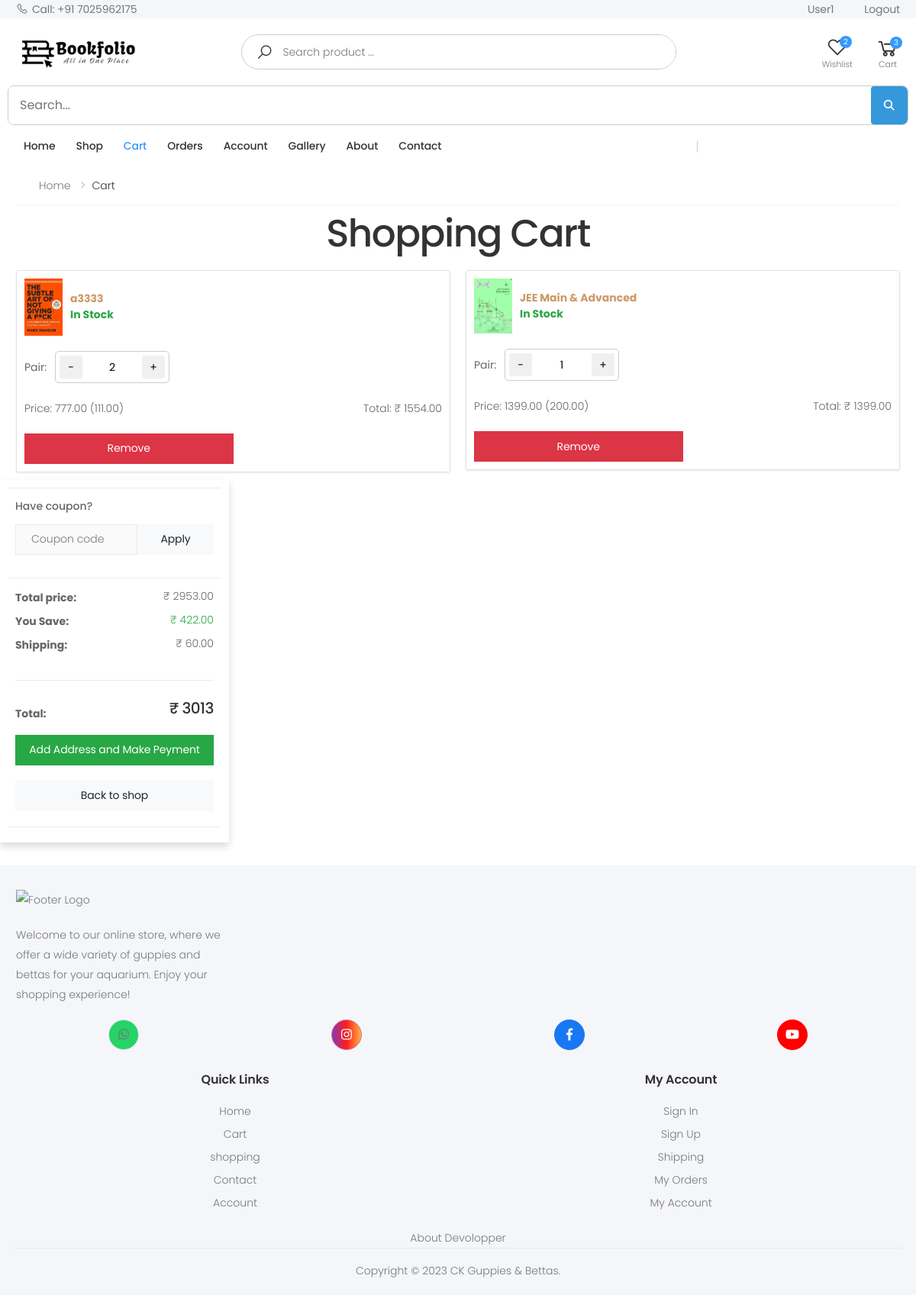
The page /cart/ (signed in) on the database as committed earlier.
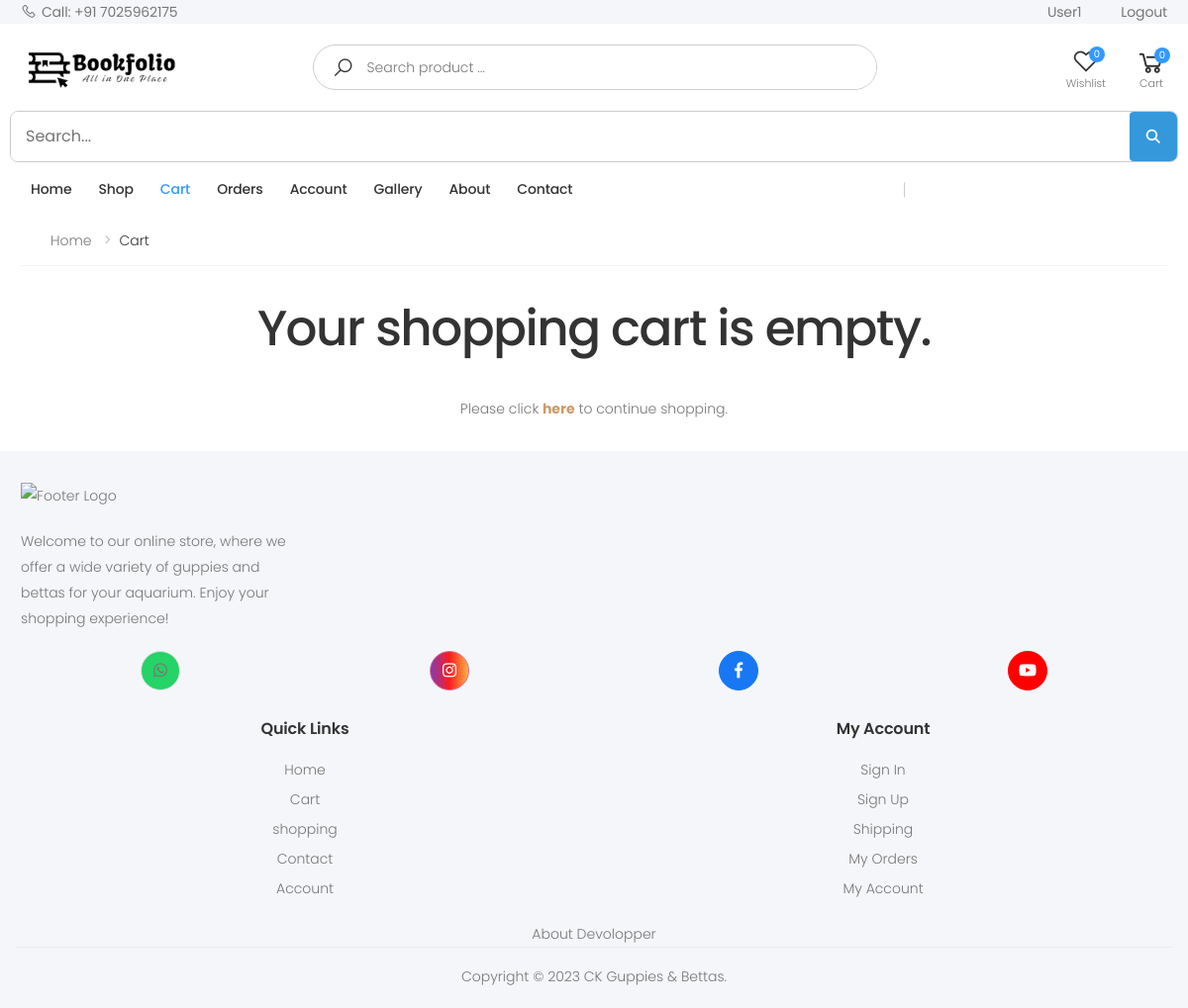
The same page on the database as committed later.
### store/models.py (models this page shows, shortened)
class OrderItem(models.Model):
    product = models.ForeignKey(Product, on_delete=models.SET_NULL, null=True)
    order = models.ForeignKey(Order, on_delete=models.SET_NULL, null=True)
    quantity = models.IntegerField(default=0, null=True, blank=True)
    date_added = models.DateTimeField(auto_now_add=True)
    price_at_purchase = models.DecimalField(max_digits=7, decimal_places=2, null=True, blank=True)
    @property
    def get_total(self):
        if self.price_at_purchase is None:
            self.price_at_purchase = self.product.new_price
        return self.price_at_purchase * self.quantity

class Product(models.Model):
    name = models.CharField(max_length=250, unique=True)
    slug = models.SlugField(max_length=250, unique=True)
    description = models.TextField(blank=True)
    old_price = models.DecimalField(max_digits=7, blank=True, null=True, decimal_places=2)
    new_price = models.DecimalField(max_digits=7, blank=False, decimal_places=2)
    category = models.ForeignKey(Category, on_delete=models.SET_NULL, null=True)
    image_1 = models.ImageField(upload_to='product')
    image_2 = models.ImageField(upload_to='product', blank=True)
    image_3 = models.ImageField(upload_to='product', blank=True)
    video_url = models.URLField(max_length=200, blank=True)
    stock = models.IntegerField()
    active = models.BooleanField(default=True)
    new = models.BooleanField(default=True)
    created = models.DateTimeField(auto_now_add=True)
    update = models.DateField(auto_now=True)
    def get_url(self):
        return reverse('store_app:proDetail', args=[self.category.slug, self.slug])
    class Meta:
        ordering = ('name',)
        verbose_name = 'product'
        verbose_name_plural = 'products'
    @property
    def imageURL(self):
        try:
            url = self.image_1.url
        except:
            url = ''
        return url

class Order(models.Model):
    STATUS_CHOICES = [
        ('Processing', 'Processing'),
        ('Shipped', 'Shipped'),
        ('Delivered', 'Delivered')
    ]
    customer = models.ForeignKey(Customer, on_delete=models.SET_NULL, null=True, blank=True)
    date_ordered = models.DateTimeField(auto_now_add=True)
    complete = models.BooleanField(default=False)
    transaction_id = models.CharField(max_length=100, null=True)
    status = models.CharField(max_length=20, choices=STATUS_CHOICES, default='Processing')
    processing_time = models.DateTimeField(null=True, blank=True)
    shipped_time = models.DateTimeField(null=True, blank=True)
    delivered_time = models.DateTimeField(null=True, blank=True)
    @property
    def get_cart_total(self):
        orderitems = self.orderitem_set.all()
        total = sum([item.get_total for item in orderitems])
        return total
    @property
    def get_cart_items(self):
        orderitems = self.orderitem_set.all()
        total = sum([item.quantity for item in orderitems])
        return total

### store/views.py (the view)
# urls.py: path('cart/', views.cart, name="cart"),
def cart(request):
    data = cartData(request)
    cartItems = data['cartItems']
    order = data['order']
    items = data['items']
    total_price_difference = data['total_price_difference']
    if request.user.is_authenticated:
        for item in items:
            item.product.price_difference = item.product.old_price - item.product.new_price
    else:
        for item in items:
            item['product']['price_difference'] = item['product']['old_price'] - item['product']['new_price']
    context = {
        'items': items,
        'order': order,
        'cartItems': cartItems,
        'total_price_difference': total_price_difference
    }
    return render(request, 'store/cart.html', context)

### store/context_processors.py (called while the page is built)
def menu_link(request): # this function don't wanna call to work, it's defined in setting to work
    links_list = Category.objects.annotate(
        num_products=Count('product', filter=Q(product__active=True, product__stock__gt=0))
    ).filter(num_products__gt=0).order_by('name')  # Add an order_by clause here
    paginator3 = Paginator(links_list, 8)
    try:
        page = int(request.GET.get('page', '1'))
    except:
        page = 1
    try:
        links = paginator3.page(page)
    except (InvalidPage, EmptyPage):
        links = paginator3.page(paginator3.num_pages)
    return dict(links=links)

def cart_data(request):
    data = cartData(request)
    cartItems = data['cartItems']
    return {'cartItems': cartItems}

def wishlist_count(request):
    if request.user.is_authenticated:
        wishlist_count = Wishlist.objects.filter(user=request.user).count()
    else:
        cookie_data = cookieWishlist(request)
        wishlist_count = cookie_data['wishlist_count']
    return {'wishlist_count': wishlist_count}

### store/models.py (called while the page is built)
    def get_url(self):
        return reverse('store_app:product_by_category', args=[self.slug])

### store/templates/store/Cart.html (shortened to what the changed rows need)
{% extends 'store/Base.html' %}
{% load static %}
{% block content %}
<link rel="stylesheet" href="{% static 'assets/css/style/cart.css' %}">
<link rel="stylesheet" href="{% static 'CSS/cart.css' %}">
<div class="container">
	{% if not items %}
	<div>
		<div class="text-center mb-3">
			<br>
			<h1>Your shopping cart is empty.</h1>
			<p class="mt-4">Please click <a href="{% url 'store_app:allProdCat' %}"><b>here</b></a> to
				continue shopping.</p>
		</div>
	</div>
	{% else %}
	<div class="text-center mb-2">
		<h1>Shopping Cart</h1>
	</div>
	<div class="row g-3">
		{% for cart_item in items %}
		<div class="col-md-6">
			<div class="card border rounded shadow-sm"
			data-product-id="{{ cart_item.product.id }}"
			data-product-name="{{ cart_item.product.name }}"
			data-product-new-price="{{ cart_item.product.new_price }}"
			data-product-old-price="{{ cart_item.product.old_price }}"
			data-product-stock="{{ cart_item.product.stock }}">
				<div class="card-header m-3">
					<a href="{{cart_item.product.get_url}}">
						<div class="d-flex align-items-center">
							<img src="{{ cart_item.product.imageURL }}" alt="{{ cart_item.product.name }}"
								class="img-fluid" style="width: 50px;">
							<div class="ms-3 ml-3">
								<div>{{ cart_item.product.name }}</div>
								<div
									class="{% if cart_item.product.active and cart_item.product.stock > 0 %} text-success {% endif %} {% if not cart_item.product.active or cart_item.product.stock == 0 %} text-muted {% endif %}">
									{% if cart_item.product.active and cart_item.product.stock > 0 %}
									In Stock
									{% else %}
									Out of Stock
									{% endif %}
								</div>
							</div>
						</div>
					</a>
				</div>
				<div class="card-body">
					<div class="d-flex flex-row justify-content-between">
						<div class="details-filter-row details-row-size">
							<label for="qty">Pair:</label>
							<div class="product-details-quantity">
								<div class="cart-item-counter">
									<button data-product="{{cart_item.product.id}}" data-action="remove"
										class="cart-decrement chg-quantity update-cart">-</button>
									<input id="cart-quantity" class="cart-quantity" value="{{ cart_item.quantity }}">
									<button data-quntity="{{cart_item.product.stock}}" data-product="{{cart_item.product.id}}"
									data-action="add" class="cart-increment chg-quantity update-cart">+</button>
								</div>
							</div>
						</div>
					</div>
					<div class="d-flex flex-row justify-content-between">
						{% if user.is_authenticated %}
							<div>Price: {{ cart_item.product.new_price }} (<span class="price-difference">{{ cart_item.product.price_difference }}</span>)</div>
						{% else %}
							<div>Price: {{ cart_item.product.new_price }} (<span class="price-difference">{{ cart_item.product.price_difference }}</span>)</div>
						{% endif %}
						<div>Total: ₹ <span class="item-total">{{cart_item.get_total|floatformat:2}}</span></div>
					</div>
					<div class="d-flex flex-row justify-content-start">
						<button type="button" class="btn btn-danger mt-2 update-cart remove-button"
							data-product="{{ cart_item.product.id }}" data-action="remove-all">Remove</button>
					</div>
				</div>
			</div>
		</div>
		{% endfor %}
	</div>
</div>
<aside class="col-lg-3 mb-3">
	<div class="card">
		<div class="card-body">
			<form id="couponForm">
				<div class="form-group">
					<label class="form-label">Have coupon?</label>
					<div class="input-group">
						<input type="text" class="form-control pr-2" name="couponCode" placeholder="Coupon code">
						<button type="submit" class="btn btn-light"
							style="max-width: 150px; min-width: 100px;">Apply</button>
					</div>
				</div>
			</form>
		</div>
	</div>
	<div class="card">
		<div class="card-body">
			<dl class="dlist-align">
				<dt>Total price:</dt>
				<dd class="text-end cart-total">₹ {{order.get_cart_total|floatformat:2}}</dd>
			</dl>
			{% if total_price_difference %}
			<dl class="dlist-align">
				<dt>You Save:</dt>
				<dd class="text-end text-success total-price-difference">₹ {{ total_price_difference|floatformat:2 }}</dd>
			</dl>
			{% endif %}
			<dl class="dlist-align">
				<dt>Shipping:</dt>
				<dd class="text-end"> ₹ 60.00 </dd>
			</dl>
			<hr>
			<dl class="dlist-align">
				<dt>Total:</dt>
				<dd class="text-end text-dark h5 cart-total-with-shipping">₹ {{ order.get_cart_total|add:60}}</dd>
			</dl>
			<div class="d-grid gap-2 my-3">
				<a href="{% url 'store_app:checkout' %}" class="btn btn-success w-100 mb-2"> Add Address and Make
					Peyment </a>
				<a href="/" class="btn btn-light w-100"> Back to shop </a>
			</div>
		</div>
	</div>
</aside>
{% endif %}
</div>
{% endblock %}

### store/templates/store/Base.html (shortened to what the changed rows need)
{% load static %}
<!DOCTYPE html>
<html lang="en">
<head>
    <link rel="stylesheet" href="{% static 'assets/css/bootstrap.min.css' %}">
    <link rel="stylesheet" href="{% static 'assets/css/style/Base.css' %}">
    <link rel="stylesheet" href="{% static 'assets/css/skins/skin-demo-4.css' %}">
    <link rel="stylesheet" href="{% static 'assets/css/demos/demo-4.css' %}">
    <link rel="stylesheet" href="{% static 'assets/css/style2.css' %}">
</head>
<body>
    <div class="page-wrapper">
        <header class="header header-intro-clearance header-4">
            <div class="header-middle">
                <div class="container">
                    <div class="header-right">
                        <div class="wishlist">
                            <a href="{% url 'store_app:wishlist' %}" title="Wishlist">
                                <div class="icon">
                                    <i class="icon-heart-o"></i>
                                    <span class="wishlist-count badge" id="wishlist-count">{{ wishlist_count }}</span>
                                </div>
                            </a>
                        </div>
                        <div class="dropdown cart-dropdown">
                            <a href="{% url 'store_app:cart' %}" class="dropdown-toggle">
                                <div class="icon">
                                    <i class="icon-shopping-cart"></i>
                                    <span class="cart-count" data-cart-items="{{cartItems}}">{{cartItems}}</span>
                                </div>
                            </a>
                        </div>
                    </div>
                </div>
            </div>
        </header>
        {% block content %}{% endblock %}
    </div>
</body>
</html>

Rows that differ between the two databases and show on the page:
removed OrderItem: product.imageURL (picture), product.name "a3333", shows "In Stock", quantity "2", product.new_price "777.00", product.price_difference "111.00", get_total "1554.00"
removed OrderItem: product.imageURL (picture), product.name "JEE Main & Advanced", shows "In Stock", quantity "1", product.new_price "1399.00", product.price_difference "200.00", get_total "1399.00"
no longer on this page (row unchanged): Order: get_cart_total "2953.00", get_cart_total|add "3013"
Other text that changed with them:
{{ wishlist_count }}: "2" → "0"
{{ cartItems }}: "3" → "0"
{{ total_price_difference|floatformat:2 }}: "422.00" → (not shown)
text no longer shown: "Shopping Cart Have coupon? Apply Total price: ₹ You Save: ₹ Shipping: ₹ 60.00 Total: ₹ Add Address and Make Peyment Back to shop"
text now shown: "Your shopping cart is empty. Please click here to continue shopping."
